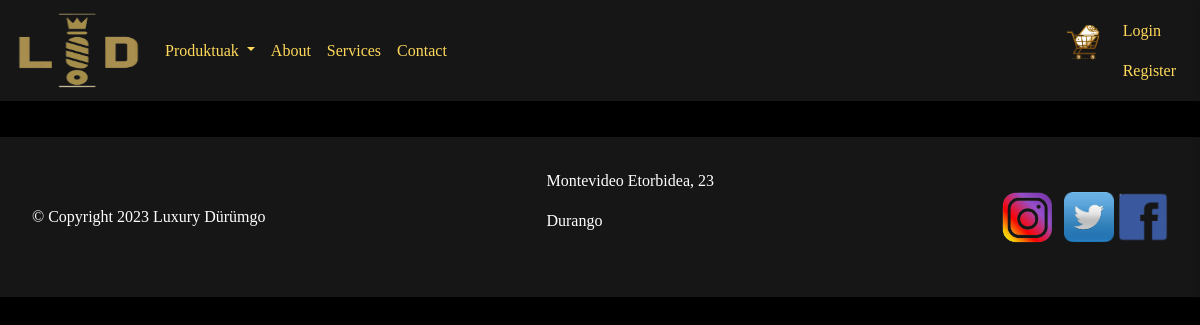
Before: /menu/ with the older database file.
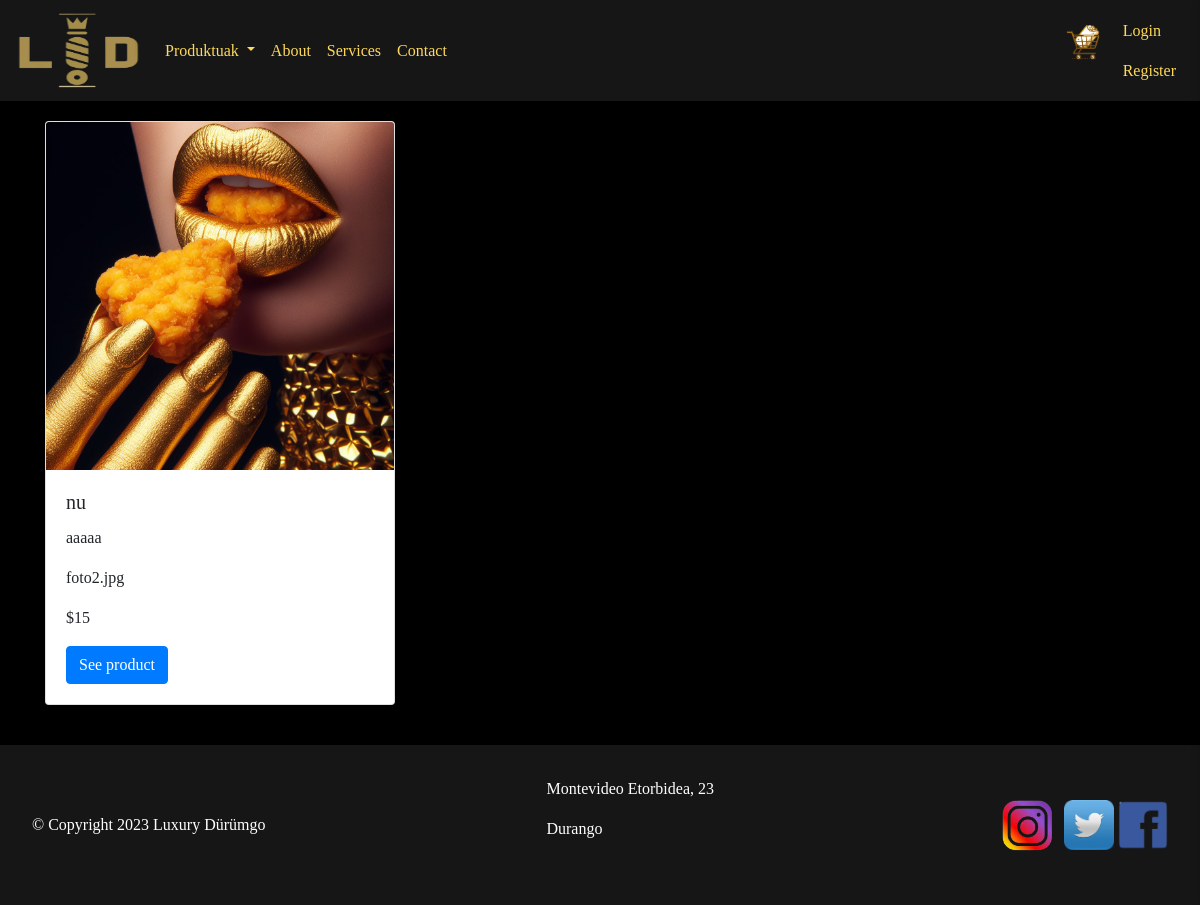
After: the same page with the newer database file.
### web/models.py (models this page shows)
class Produktua(models.Model):
    izena = models.CharField(max_length=100,blank=False)
    kategoria = models.CharField(max_length=100,blank=False, default="")
    deskripzioa = models.CharField(max_length=500,blank=False)
    argazkia = models.FilePathField(path="web/static/img/")
    prezioa = models.IntegerField(blank=False)
    stock = models.IntegerField(blank=False)
    pisua = models.IntegerField()
    vip = models.IntegerField(blank=False, default=0)

### web/views.py (the view)
# urls.py: path('menu/', views.menu, name='menu'),
def menu(request):
    izena = request.session.get('izena', '')
    user_id = request.session.get('id')
    perfil = request.session.get('perfil')
    produktuak = Produktua.objects.all()
    context = {
        'izena': izena,
        'user_id': user_id,
        'perfil': perfil,
        'produktuak': produktuak,
    }
    return render(request, 'menu.html', context)

### web/templates/menu.html (shortened to what this page needs)
{% extends 'base.html' %}
{% load static %}
    {% block style %}
        <link rel="stylesheet" href="../static/css/styles.css">
    {% endblock %}
    {% block content %}
    <div class="container">
        <div class="row">
            {% for produktua in produktuak %}
            <div class="col-md-4 mb-4">
              <div class="card">
                <img src="../static/img/{{ produktua.argazkia }}" class="card-img-top" alt="{{ produktua.izena }}">
                <div class="card-body">
                  <h5 class="card-title">{{ produktua.izena }}</h5>
                  <p class="card-text">{{ produktua.deskripzioa }}</p>
                  <p class="card-text">{{ produktua.argazkia }}</p>
                  <p class="card-text">${{ produktua.prezioa }}</p>
                  <a href="#" class="btn btn-primary">See product</a>
                </div>
              </div>
            </div>
          {% endfor %}
        </div>
      </div>
    {% endblock %}

Changed rows visible on the page:
added Produktua: argazkia (picture), izena "nu", deskripzioa "aaaaa", argazkia "foto2.jpg", prezioa "15"
